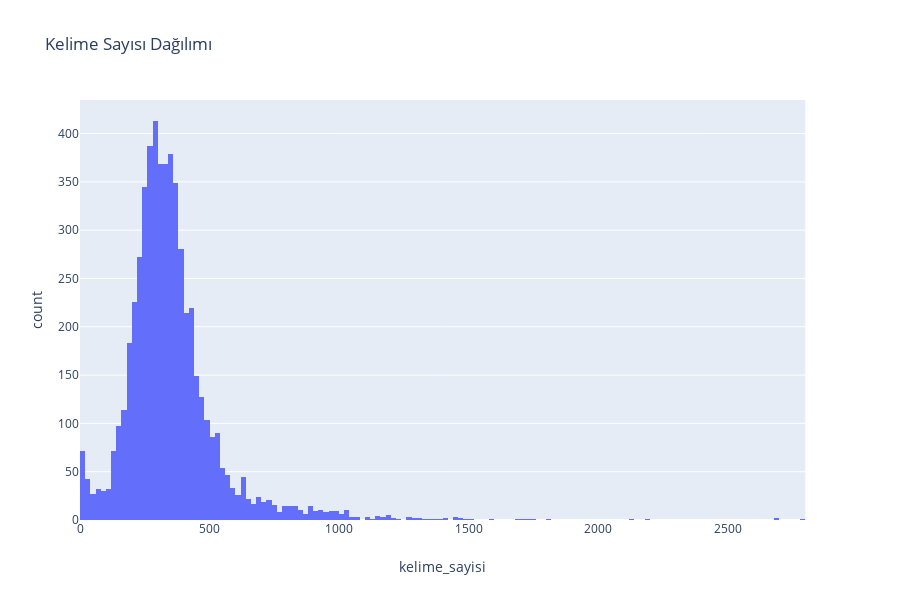

Notebook code for this chart:
### Code cell
fig = px.histogram(data, x="kelime_sayisi", nbins=200, title='Kelime Sayısı Dağılımı')
fig.show()

### Figure 1 — Plotly figure (JSON) as saved in the notebook; plotly's stock layout.template omitted (floating-point values rounded to 4 significant figures; data arrays with more than 128 entries replaced by an {"elided": "..."} marker saying what was removed)
{"data": [{"alignmentgroup": "True", "bingroup": "x", "hoverlabel": {"namelength": 0}, "hovertemplate": "kelime_sayisi=%{x}<br>count=%{y}", "legendgroup": "", "marker": {"color": "#636efa"}, "name": "", "nbinsx": 200, "offsetgroup": "", "orientation": "v", "showlegend": false, "type": "histogram", "x": {"elided": "5599 int values"}, "xaxis": "x", "yaxis": "y"}], "layout": {"barmode": "relative", "height": 600, "legend": {"tracegroupgap": 0}, "title": {"text": "Kelime Sayısı Dağılımı"}, "xaxis": {"anchor": "y", "domain": [0, 0.98], "title": {"text": "kelime_sayisi"}}, "yaxis": {"anchor": "x", "domain": [0, 1], "title": {"text": "count"}}}}
